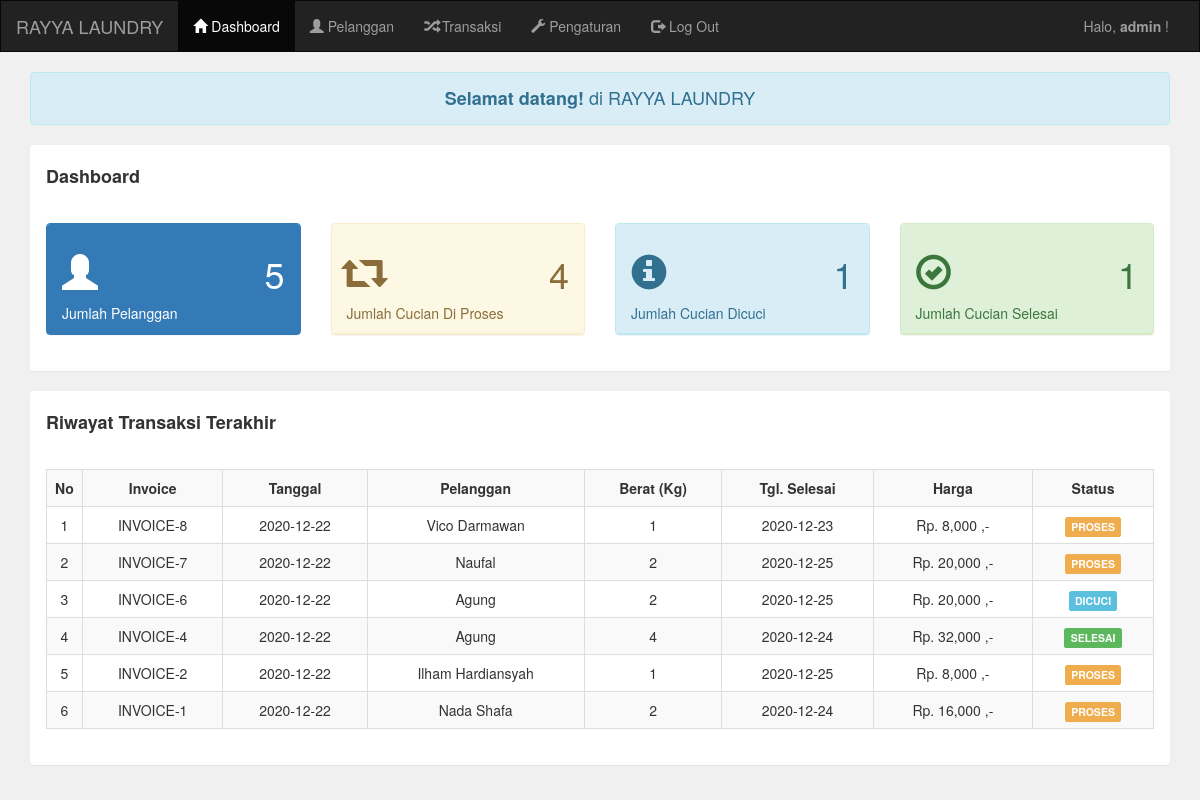
The page /admin/index.php (signed in) on the database its author committed.
### tables this page shows
CREATE TABLE `pelanggan` (
  `pelanggan_id` int(11) NOT NULL,
  `pelanggan_nama` varchar(255) NOT NULL,
  `pelanggan_hp` varchar(20) NOT NULL,
  `pelanggan_alamat` text NOT NULL
);

CREATE TABLE `transaksi` (
  `transaksi_id` int(11) NOT NULL,
  `transaksi_tgl` date NOT NULL,
  `transaksi_pelanggan` int(11) NOT NULL,
  `transaksi_harga` int(11) NOT NULL,
  `transaksi_berat` int(11) NOT NULL,
  `transaksi_tgl_selesai` date NOT NULL,
  `transaksi_status` int(11) NOT NULL
);

### admin/index.php (the view)
<?php include 'header.php'; ?>
<?php
include '../koneksi.php';
?>
<div class="container">
	<div class="alert alert-info text-center">
		<h4 style="margin-bottom: 0px"><b>Selamat datang!</b> di RAYYA LAUNDRY</h4>
	</div>
	<div class="panel">
		<div class="panel-heading">
			<h4><b>Dashboard</b></h4>
		</div>
		<div class="panel-body">
			<div class="row">
				<div class="col-md-3">
					<div class="panel panel-primary">
						<div class="panel-heading">
							<h1>
								<i class="glyphicon glyphicon-user"></i>
								<span class="pull-right">
									<?php
									$pelanggan = mysqli_query($koneksi,"select * from pelanggan");
									echo mysqli_num_rows($pelanggan);
									?>
								</span>
							</h1>
							Jumlah Pelanggan
						</div>
					</div>
				</div>
				<div class="col-md-3">
					<div class="panel panel-warning">
						<div class="panel-heading">
							<h1>
								<i class="glyphicon glyphicon-retweet"></i>
								<span class="pull-right">
									<?php
									$proses = mysqli_query($koneksi,"select * from transaksi where transaksi_status='0'");
									echo mysqli_num_rows($proses);
									?>
								</span>
							</h1>
							Jumlah Cucian Di Proses
						</div>
					</div>
				</div>
				<div class="col-md-3">
					<div class="panel panel-info">
						<div class="panel-heading">
							<h1>
								<i class="glyphicon glyphicon-info-sign"></i>
								<span class="pull-right">
									<?php
									$proses = mysqli_query($koneksi,"select * from transaksi where transaksi_status='1'");
									echo mysqli_num_rows($proses);
									?>
								</span>
							</h1>
							Jumlah Cucian Dicuci
						</div>
					</div>
				</div>
				<div class="col-md-3">
					<div class="panel panel-success">
						<div class="panel-heading">
							<h1>
								<i class="glyphicon glyphicon-ok-circle"></i>
								<span class="pull-right">
									<?php
									$proses = mysqli_query($koneksi,"select * from transaksi where transaksi_status='2'");
									echo mysqli_num_rows($proses);
									?>
								</span>
							</h1>
							Jumlah Cucian Selesai
						</div>
					</div>
				</div>
			</div>
		</div>
	</div>
	<div class="panel">
		<div class="panel-heading">
			<h4><b>Riwayat Transaksi Terakhir</b></h4>
		</div>
		<div class="panel-body">
			<table class="table table-bordered table-striped">
				<tr>
					<th width="1%">No</th>
					<th class="text-center">Invoice</th>
					<th class="text-center">Tanggal</th>
					<th class="text-center">Pelanggan</th>
					<th class="text-center">Berat (Kg)</th>
					<th class="text-center">Tgl. Selesai</th>
					<th class="text-center">Harga</th>
					<th class="text-center">Status</th>
				</tr>
				<?php
				$data = mysqli_query($koneksi,"select * from pelanggan,transaksi where transaksi_pelanggan=pelanggan_id order by transaksi_id desc limit 7");
				$no = 1;
				while($d=mysqli_fetch_array($data)){
					?>
					<tr>
						<td class="text-center"><?php echo $no++; ?></td>
						<td class="text-center">INVOICE-<?php echo $d['transaksi_id']; ?></td>
						<td class="text-center"><?php echo $d['transaksi_tgl']; ?></td>
						<td class="text-center"><?php echo $d['pelanggan_nama']; ?></td>
						<td class="text-center"><?php echo $d['transaksi_berat']; ?></td>
						<td class="text-center"><?php echo $d['transaksi_tgl_selesai']; ?></td>
						<td class="text-center"><?php echo "Rp. ".number_format($d['transaksi_harga']) ." ,-"; ?></td>
						<td class="text-center">
							<?php
							if($d['transaksi_status']=="0"){
								echo "<div class='label label-warning'>PROSES</div>";
							}else if($d['transaksi_status']=="1"){
								echo "<div class='label label-info'>DICUCI</div>";
							}else if($d['transaksi_status']=="2"){
								echo "<div class='label label-success'>SELESAI</div>";
							}
							?>
						</td>
					</tr>
					<?php
				}
				?>
			</table>
		</div>
	</div>
</div>
<?php include 'footer.php'; ?>

### admin/header.php (shortened to what this page needs)
<!DOCTYPE html>
<html>
<head>
	<link rel="stylesheet" type="text/css" href="../assets/css/bootstrap.css">
</head>
<body style="background: #f0f0f0">
	<nav class="navbar navbar-inverse" style="border-radius: 0px">
		<div class="container-fluid">
			<div class="navbar-header">
				<a class="navbar-brand" href="index.php">RAYYA LAUNDRY</a>
			</div>
			<div class="collapse navbar-collapse" id="bs-example-navbar-collapse-1">
				<ul class="nav navbar-nav">
					<li class="active"><a href="index.php"><i class="glyphicon glyphicon-home"></i> Dashboard</a></li>
					<li><a href="pelanggan.php"><i class="glyphicon glyphicon-user"></i> Pelanggan</a></li>
					<li><a href="transaksi.php"><i class="glyphicon glyphicon-random"></i> Transaksi</a></li>
					<li><a href="harga.php"><i class="glyphicon glyphicon-wrench"></i> Pengaturan</a></li>
					<li><a href="logout.php"><i class="glyphicon glyphicon-log-out"></i> Log Out</a></li>
				</ul>
				<ul class="nav navbar-nav navbar-right">
					<li><p class="navbar-text">Halo, <b><?php echo $_SESSION['username']; ?></b> !</p></li>
				</ul>
			</div>
		</div>
	</nav>

### admin/footer.php
</body>
</html>

### rows shown on the page
pelanggan: transaksi.transaksi_id "8", transaksi.transaksi_tgl "2020-12-22", pelanggan_nama "Vico Darmawan", transaksi.transaksi_berat "1", transaksi.transaksi_tgl_selesai "2020-12-23", transaksi.transaksi_harga "8,000", shows "PROSES"
pelanggan: transaksi.transaksi_id "7", transaksi.transaksi_tgl "2020-12-22", pelanggan_nama "Naufal", transaksi.transaksi_berat "2", transaksi.transaksi_tgl_selesai "2020-12-25", transaksi.transaksi_harga "20,000", shows "PROSES"
pelanggan: transaksi.transaksi_id "6", transaksi.transaksi_tgl "2020-12-22", pelanggan_nama "Agung", transaksi.transaksi_berat "2", transaksi.transaksi_tgl_selesai "2020-12-25", transaksi.transaksi_harga "20,000", shows "DICUCI", transaksi.transaksi_id "4", transaksi.transaksi_berat "4", transaksi.transaksi_tgl_selesai "2020-12-24", transaksi.transaksi_harga "32,000", shows "SELESAI"
pelanggan: transaksi.transaksi_id "2", transaksi.transaksi_tgl "2020-12-22", pelanggan_nama "Ilham Hardiansyah", transaksi.transaksi_berat "1", transaksi.transaksi_tgl_selesai "2020-12-25", transaksi.transaksi_harga "8,000", shows "PROSES"
pelanggan: transaksi.transaksi_id "1", transaksi.transaksi_tgl "2020-12-22", pelanggan_nama "Nada Shafa", transaksi.transaksi_berat "2", transaksi.transaksi_tgl_selesai "2020-12-24", transaksi.transaksi_harga "16,000", shows "PROSES"

### other values the page prints
$_SESSION['username'] "admin"
mysqli_num_rows($pelanggan) "5"
mysqli_num_rows($proses) "4"
mysqli_num_rows($proses) "1"
